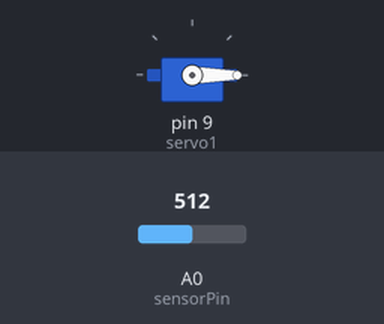
Recording of a sketch running on a simulated Arduino Uno, built with avr-gcc and run on an emulated ATmega328P. Shown: servo. The inputs (shaded band) are chosen by the test bench; at power-on: A0 (sensorPin) = 512. What the sketch prints to the serial monitor is not drawn.

Above: at 6.2 s.
6.3 s: A0 (sensorPin) set to 716
At 8.1 s:
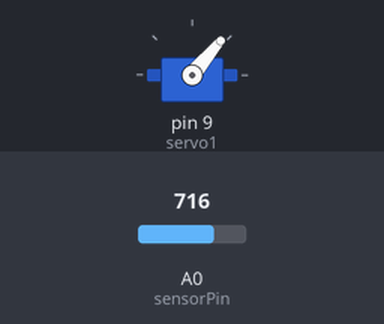
Timing chart, 0 to 10.0 s (numbered marks = the images above; inputs shaded):
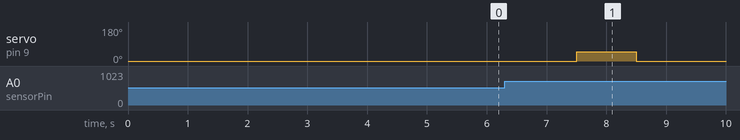

The sketch:

spray_.ino
```cpp
//newLight is the most recent reading from the photoelectric diode
//oldLight is the previous reading from the photoelectric diode
//diff is the absolute value of the difference between oldLight and newLight
//isSignificant is a boolean variable. It is set to true when diff variable's value is greater than 50
//spray is a boolean variable. It basically serves the same purpose as the isSignificant variable

#include <Servo.h>
const int sensorPin = 0;
int newLight, oldLight, diff;
bool isSignificant, spray;

Servo servo1; //instantiating servo object

void setup() {
  servo1.attach(9);
  servo1.write(0); //making sure servo's initial position is 0
  oldLight = analogRead(sensorPin);
  Serial.begin(9600);
  delay(5000);
}
void loop() {
  //all functions are called from within this loop function
  newLight = analogRead(sensorPin);
  isSignificant = compare();
  if(isSignificant == true){
    turnServo();
  }
  oldLight = newLight;
  showData(); //prints data to serial monitor
  delay(2500);
}
bool compare() {
  //this function determines if there has been a significant change in the lightLevel
  diff = abs(oldLight - newLight);
  return (diff > 50);
}

void turnServo(){
  //this function turns the servo
  servo1.write(50);
  delay(1000);
  servo1.write(0);
}

void showData(){
  //this function prints the data to serial monitor.
  Serial.print("new light: ");
  Serial.println(newLight);
  Serial.println("_________________");
  Serial.print("old light: ");
  Serial.println(oldLight);
}
```

Measured:
- after the input at 6.3 s, servo on pin 9 (servo1): 0° → 50° after 1.2 s, → 0° 1.0 s later
